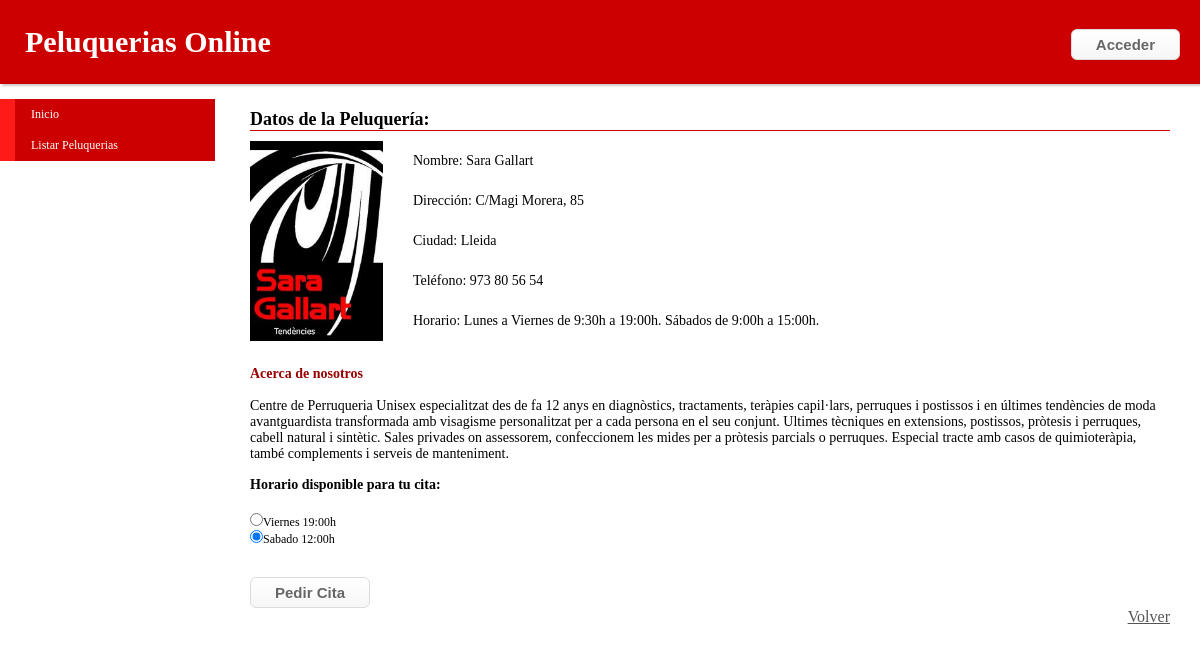
Page /hairdressing/8/ on the committed database.
### myhairdressing/models.py (models this page shows, shortened)
class Hairdressing(models.Model):
    id = models.AutoField(primary_key=True)
    name = models.CharField(max_length=150)
    street = models.CharField(max_length=150)
    number = models.CharField(max_length=6)
    zipcode = models.CharField(max_length=6)
    city= models.CharField(max_length=50)
    phone = models.CharField(max_length=12)
    description = models.TextField(max_length=4000)
    schedule_hairdressing = models.CharField(max_length=70)
    image = models.FileField(upload_to='myhairdressing/static/img')

class Schedule(models.Model):
    id = models.AutoField(primary_key=True)
    DAY_CHOICES = ((1, 'Lunes'), (2, 'Martes'), (3, 'Miercoles'), (4, 'Jueves'), (5, 'Viernes'), (6, 'Sabado'))
    day = models.PositiveSmallIntegerField('Dia', blank=False, default=1, choices=DAY_CHOICES)
    HOUR_CHOICES = ((9, '09:00h'),(10, '10:00h'),(11, '11:00h'),(12, '12:00h'),(13, '13:00h'),(14, '14:00h'),(15, '15:00h'),
                    (16, '16:00h'),(17, '17:00h'),(18, '18:00h'),(19, '19:00h'),(20, '20:00h'),)
    hour = models.PositiveSmallIntegerField('Hora', blank=False, default=1, choices=HOUR_CHOICES)
    schedule_hairdressing = models.ForeignKey(Hairdressing, related_name='schedule')

### myhairdressing/views.py (the view)
class HairdressingDetail(DetailView):
    model = Hairdressing
    template_name = 'hairdressing-detail.html'
    def get_context_data(self, **kwargs):
        context = super(HairdressingDetail, self).get_context_data(**kwargs)
        return context

### myhairdressing/templates/hairdressing-detail.html (shortened to what this page needs)
{% extends "index.html" %}
{% block content %}
<h2>Datos de la Peluquería:</h2>
<div style="height:210px;font-family: Symbol; font-size: 14px">
<img src="/{{ hairdressing.image }}" style="height:200px;float:left;padding-right:30px"/>
<ul style=" line-height: 40px; list-style: none">
	<li>Nombre: {{ hairdressing.name }}</li>
    <li>Dirección: {{ hairdressing.street }}, {{ hairdressing.number }}</li>
    <li>Ciudad: {{ hairdressing.city }}</li>
    <li>Teléfono: {{ hairdressing.phone }}</li>
    <li>Horario: {{ hairdressing.schedule_hairdressing }}</li>
</ul>
</div>
<br />
<span style="font-size: 14px"><span style="color: #990000; font-weight: bold;">Acerca de nosotros</span> <br /><br />{{ hairdressing.description }}</span>
<br /> <br />
<span style="font-size: 14px; font-weight: bold">Horario disponible para tu cita:</span>
<form style="margin-top:20px;" action="{% url 'citation_create' %}" method="POST">
{% for schedule in hairdressing.schedule.all %}
    <input checked type="radio" name="schedule" value="{{ schedule.id }}">{{ schedule.get_day_display }} {{ schedule.get_hour_display }} <br />
{% endfor %}
<br /><br />
<input class="button" type="submit" value="Pedir Cita">
</form>
<a style="float:right; font-size: 16px; text-decoration: underline" href="javascript:window.history.back()">Volver</a>
{% endblock %}

### myhairdressing/static/css/style.css (style rules this page uses)
* { margin: 0; }
body { font-family: Verdana; font-size: 12px;color: black }
a { color:#000;text-decoration: none; }
h2 { font-size:18px;border-bottom:solid 1px #cc0000;margin-bottom:10px; margin-top:10px; }
#main-content a { color:#555;text-decoration: none; }
.button { -moz-box-shadow:inset 0px 1px 0px 0px #ffffff; -webkit-box-shadow:inset 0px 1px 0px 0px #ffffff; box-shadow:inset 0px 1px 0px 0px #ffffff; background:-webkit-gradient(linear, left top, left bottom, color-stop(0.05, #ffffff), color-stop(1, #f6f6f6)); background:-moz-linear-gradient(top, #ffffff 5%, #f6f6f6 100%); background:-webkit-linear-gradient(top, #ffffff 5%, #f6f6f6 100%); background:-o-linear-gradient(top, #ffffff 5%, #f6f6f6 100%); background:-ms-linear-gradient(top, #ffffff 5%, #f6f6f6 100%); background:linear-gradient(to bottom, #ffffff 5%, #f6f6f6 100%); filter:progid:DXImageTransform.Microsoft.gradient(startColorstr='#ffffff', endColorstr='#f6f6f6',GradientType=0); background-color:#ffffff; -moz-border-radius:6px; -webkit-border-radius:6px; border-radius:6px; border:1px solid #dcdcdc; display:inline-block; cursor:pointer; color:#666666; font-size:15px; font-weight:bold; padding:6px 24px; text-decoration:none; text-shadow:0px 1px 0px #ffffff; }

### rows in the picture
Hairdressing: image (picture), name "Sara Gallart", street "C/Magi Morera", number "85", city "Lleida", phone "973 80 56 54", schedule_hairdressing "Lunes a Viernes de 9:30h a 19:00h. Sábados de 9:00h a 15:00h.", description "Centre de Perruqueria Unisex especialitzat des de fa 12 anys en diagnòstics, tractaments, teràpies capil·lars, perruques i postissos i en últimes tendències de moda avantguardista transformada amb visagisme personalitzat per a cada persona en el seu conjunt. Ultimes tècniques en extensions, postissos, pròtesis i perruques, cabell natural i sintètic. Sales privades on assessorem, confeccionem les mides per a pròtesis parcials o perruques. Especial tracte amb casos de quimioteràpia, també complements i serveis de manteniment."
Schedule: day "Viernes", hour "19:00h"
Schedule: day "Sabado", hour "12:00h"
